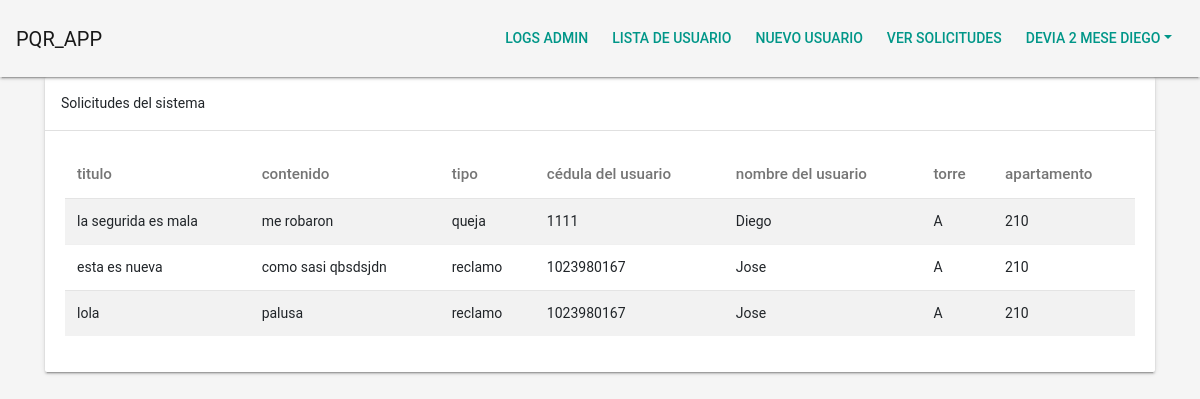
The app's page /?controller=admin&action=view_solicitudes (signed in) with its own data.
### tables this page shows
CREATE TABLE IF NOT EXISTS `users` (
  `id` int(10) unsigned NOT NULL AUTO_INCREMENT,
  `name` varchar(30) DEFAULT NULL,
  `sur_name` varchar(30) DEFAULT NULL,
  `document` varchar(15) DEFAULT NULL,
  `password` varchar(200) DEFAULT NULL,
  `email` varchar(150) DEFAULT NULL,
  `phone` varchar(20) NOT NULL,
  `roles_id` int(10) unsigned NOT NULL,
  `apartments_id` int(10) unsigned NOT NULL DEFAULT 1,
  PRIMARY KEY (`id`),
  UNIQUE KEY `userscol_UNIQUE` (`phone`),
  KEY `fk_users_roles_idx` (`roles_id`),
  KEY `fk_users_apartments1_idx` (`apartments_id`),
  CONSTRAINT `fk_users_apartments1` FOREIGN KEY (`apartments_id`) REFERENCES `apartments` (`id`) ON DELETE NO ACTION ON UPDATE NO ACTION,
  CONSTRAINT `fk_users_roles` FOREIGN KEY (`roles_id`) REFERENCES `roles` (`id`) ON DELETE NO ACTION ON UPDATE NO ACTION
);

CREATE TABLE IF NOT EXISTS `requests` (
  `id` int(10) unsigned NOT NULL AUTO_INCREMENT,
  `title` varchar(30) DEFAULT NULL,
  `content` text DEFAULT NULL,
  `request_types_id` int(10) unsigned NOT NULL,
  `users_id` int(10) unsigned NOT NULL,
  PRIMARY KEY (`id`),
  KEY `fk_requests_request_types1_idx` (`request_types_id`),
  KEY `fk_requests_users1_idx` (`users_id`),
  CONSTRAINT `fk_requests_request_types1` FOREIGN KEY (`request_types_id`) REFERENCES `request_types` (`id`) ON DELETE NO ACTION ON UPDATE NO ACTION,
  CONSTRAINT `fk_requests_users1` FOREIGN KEY (`users_id`) REFERENCES `users` (`id`) ON DELETE NO ACTION ON UPDATE NO ACTION
);

CREATE TABLE IF NOT EXISTS `request_types` (
  `id` int(10) unsigned NOT NULL AUTO_INCREMENT,
  `name` varchar(30) DEFAULT NULL,
  PRIMARY KEY (`id`),
  UNIQUE KEY `name_UNIQUE` (`name`)
);

CREATE TABLE IF NOT EXISTS `towers` (
  `id` int(10) unsigned NOT NULL AUTO_INCREMENT,
  `tower` varchar(45) DEFAULT NULL,
  PRIMARY KEY (`id`),
  UNIQUE KEY `tower_UNIQUE` (`tower`)
);

CREATE TABLE IF NOT EXISTS `apartments` (
  `id` int(10) unsigned NOT NULL AUTO_INCREMENT,
  `apartment` varchar(45) DEFAULT NULL,
  `towers_id` int(10) unsigned NOT NULL,
  PRIMARY KEY (`id`),
  KEY `fk_apartments_towers1_idx` (`towers_id`),
  CONSTRAINT `fk_apartments_towers1` FOREIGN KEY (`towers_id`) REFERENCES `towers` (`id`) ON DELETE NO ACTION ON UPDATE NO ACTION
);

### controller/Controller_admin.php (called while the page is built, shortened)
<?php
require_once('connection/ConnectionMySQL.php');
class Controller_admin {
	public function view_solicitudes (){
		$result = new ConnectionMySQL();
		$data_solicitudes = $result->consult_solicitudes();
		require_once('vistas/admin/list_solicitudes.php');
	}
}

### connection/ConnectionMySQL.php (called while the page is built, shortened)
<?php
class ConnectionMySQL implements DBConfig
{
    private $conn;
    public function __construct()
    {
        try {
            $this->conn = new PDO(DBConfig::DNS, DBConfig::USER, DBConfig::PASSWORD);
        } catch (Exception $ex) {
        }
    }
    public function consult_solicitudes(){
         $result = $this->conn->prepare("SELECT r.*, t.name as tipo, u.document, u.name as nombre_user, a.apartment, tower.tower from requests as r
inner join request_types as t on t.id = r.request_types_id
inner join users as u on u.id = r.users_id
inner join apartments as a on a.id = u.apartments_id
inner join towers as tower on tower.id = a.towers_id");
        $result->execute();
        return $result->fetchAll(PDO::FETCH_OBJ);
    }
}

### vistas/admin/list_solicitudes.php (the view, shortened to what this page needs)
	<?php require_once('vistas/header.php'); ?>
</head>
<body>
	<?php require_once('vistas/menus/menu_admin.php'); ?>
	<div class="container">
		<div class="card">
			<div class="card-header">
				Solicitudes del sistema
			</div>
			<div class="card-body">
				<div class="table-responsive">
			<table class="table table-striped">
				<thead>
				<tr>
					<th>titulo</th>
					<th>contenido</th>
					<th>tipo</th>
					<th>cédula del usuario</th>
					<th>nombre del usuario</th>
					<th>torre</th>
					<th>apartamento</th>
				</tr>
			</thead>
			<tbody>
				<?php
						foreach ($data_solicitudes  as $key => $value) {
							?>
						<tr>
							<td><?= $value->title; ?></td>
							<td><?= $value->content; ?></td>
							<td><?= $value->tipo; ?></td>
							<td><?= $value->document; ?></td>
							<td><?= $value->nombre_user; ?></td>
							<td><?= $value->tower; ?></td>
							<td><?= $value->apartment; ?></td>
						</tr>
					<?php
						}
					?>
			</tbody>
				</table>
			</div>
		</div>
	</div>
	<?php require_once('vistas/footer.php'); ?>

### vistas/menus/menu_admin.php (shortened to what this page needs)
<nav id="nav-bar-app" class="navbar navbar-light bg-light">
  <a class="navbar-brand" href="?controller=admin&action=view">PQR_APP</a>
  <ul class="nav nav-pills">
    <li class="nav-item">
      <a class="nav-link" href="?controller=admin&action=logs">Logs admin</a>
    </li>
    <li class="nav-item">
      <a class="nav-link" href="?controller=admin&action=view">Lista de usuario</a>
    </li>
    <li class="nav-item">
      <a class="nav-link" href="?controller=admin&action=view_register">Nuevo Usuario</a>
    </li>
    <li class="nav-item">
      <a class="nav-link" href="?controller=admin&action=view_solicitudes">ver Solicitudes</a>
    </li>
    <li class="nav-item dropdown">
      <a class="nav-link dropdown-toggle" data-toggle="dropdown" href="#" role="button" aria-haspopup="true" aria-expanded="false"><?= $_SESSION['usuario']->sur_name ." ". $_SESSION['usuario']->name  ?></a>
    </li>
  </ul>
</nav>

### records on screen
users: name "DIEGO"
requests: title "la segurida es mala", content "me robaron", request_types.name "queja", users.document "1111", users.name "Diego", towers.tower "A", apartments.apartment "210"
requests: title "esta es nueva", content "como sasi qbsdsjdn", request_types.name "reclamo", users.document "1023980167", users.name "Jose", towers.tower "A", apartments.apartment "210"
requests: title "lola", content "palusa", request_types.name "reclamo", users.document "1023980167", users.name "Jose", towers.tower "A", apartments.apartment "210"

### other values on screen
$_SESSION['usuario']->sur_name "DEVIA 2 MESE"
